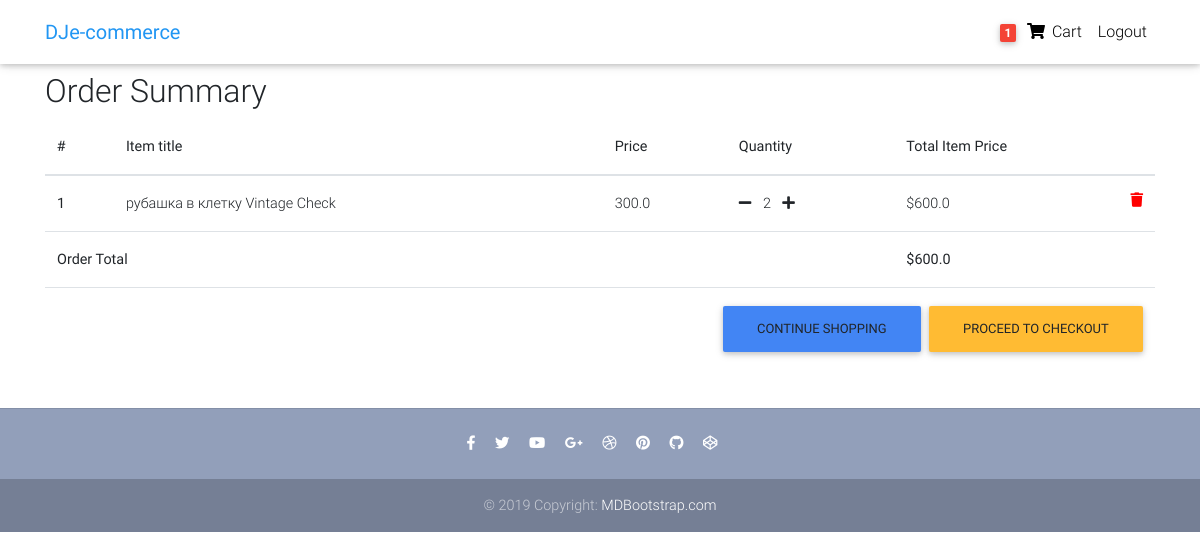
Page /order-summary/ (signed in) on the committed database.
### core/models.py (models this page shows, shortened)
class Order(models.Model):
    user = models.ForeignKey(settings.AUTH_USER_MODEL,
                             on_delete=models.CASCADE)
    ref_code = models.CharField(max_length=20, blank=True, null=True)
    items = models.ManyToManyField(OrderItem)
    start_date = models.DateTimeField(auto_now_add=True)
    ordered_date = models.DateTimeField()
    ordered = models.BooleanField(default=False)
    shipping_address = models.ForeignKey(
        'Address', related_name='shipping_address', on_delete=models.SET_NULL, blank=True, null=True)
    billing_address = models.ForeignKey(
        'Address', related_name='billing_address', on_delete=models.SET_NULL, blank=True, null=True)
    payment = models.ForeignKey(
        'Payment', on_delete=models.SET_NULL, blank=True, null=True)
    coupon = models.ForeignKey(
        'Coupon', on_delete=models.SET_NULL, blank=True, null=True)
    being_delivered = models.BooleanField(default=False)
    received = models.BooleanField(default=False)
    refund_requested = models.BooleanField(default=False)
    refund_granted = models.BooleanField(default=False)
    '''
    1. Item added to cart
    2. Adding a billing address
    (Failed checkout)
    3. Payment
    (Preprocessing, processing, packaging etc.)
    4. Being delivered
    5. Received
    6. Refunds
    '''
    def get_total(self):
        total = 0
        for order_item in self.items.all():
            total += order_item.get_final_price()
        if self.coupon:
            total -= self.coupon.amount
        return total

class OrderItem(models.Model):
    user = models.ForeignKey(settings.AUTH_USER_MODEL,
                             on_delete=models.CASCADE)
    ordered = models.BooleanField(default=False)
    item = models.ForeignKey(Item, on_delete=models.CASCADE)
    quantity = models.IntegerField(default=1)
    def get_total_item_price(self):
        return self.quantity * self.item.price
    def get_final_price(self):
        if self.item.discount_price:
            return self.get_total_discount_item_price()
        return self.get_total_item_price()

class Item(models.Model):
    title = models.CharField(max_length=100)
    price = models.FloatField()
    discount_price = models.FloatField(blank=True, null=True)
    category = models.CharField(choices=CATEGORY_CHOICES, max_length=2)
    label = models.CharField(choices=LABEL_CHOICES, max_length=1)
    slug = models.SlugField()
    description = models.TextField()
    image = models.ImageField()

### core/views.py (the view)
# urls.py: path('order-summary/', OrderSummaryView.as_view(), name='order-summary'),
class OrderSummaryView(LoginRequiredMixin, View):
    def get(self, *args, **kwargs):
        try:
            order = Order.objects.get(user=self.request.user, ordered=False)
            context = {
                'object': order
            }
            return render(self.request, 'order_summary.html', context)
        except ObjectDoesNotExist:
            messages.warning(self.request, "You do not have an active order")
            return redirect("/")

### core/templatetags/cart_template_tags.py (called while the page is built)
@register.filter
def cart_item_count(user):
    if user.is_authenticated:
        qs = Order.objects.filter(user=user, ordered=False)
        if qs.exists():
            return qs[0].items.count()
    return 0

### templates/order_summary.html (shortened to what this page needs)
{% extends "base.html" %}
{% block content %}
  <main>
    <div class="container">
    <div class="table-responsive text-nowrap">
    <h2>Order Summary</h2>
    <table class="table">
        <thead>
        <tr>
            <th scope="col">#</th>
            <th scope="col">Item title</th>
            <th scope="col">Price</th>
            <th scope="col">Quantity</th>
            <th scope="col">Total Item Price</th>
        </tr>
        </thead>
        <tbody>
        {% for order_item in object.items.all %}
        <tr>
            <th scope="row">{{ forloop.counter }}</th>
            <td>{{ order_item.item.title }}</td>
            <td>{{ order_item.item.price }}</td>
            <td>
                <a href="{% url 'core:remove-single-item-from-cart' order_item.item.slug %}"><i class="fas fa-minus mr-2"></i></a>
                {{ order_item.quantity }}
                <a href="{% url 'core:add-to-cart' order_item.item.slug %}"><i class="fas fa-plus ml-2"></i></a>
            </td>
            <td>
            {% if order_item.item.discount_price %}
                ${{ order_item.get_total_discount_item_price }}
                <span class="badge badge-primary">Saving ${{ order_item.get_amount_saved }}</span>
            {% else %}
                ${{ order_item.get_total_item_price }}
            {% endif %}
            <a style='color: red;' href="{% url 'core:remove-from-cart' order_item.item.slug %}">
                <i class="fas fa-trash float-right"></i>
            </a>
            </td>
        </tr>
        {% endfor %}
        {% if object.get_total %}
        <tr>
            <td colspan="4"><b>Order Total</b></td>
            <td><b>${{ object.get_total }}</b></td>
        </tr>
        <tr>
            <td colspan="5">
            <a class='btn btn-warning float-right ml-2' href='/checkout/'>Proceed to checkout</a>
            <a class='btn btn-primary float-right' href='/'>Continue shopping</a>
            </td>
        </tr>
        {% endif %}
        </tbody>
    </table>
    </div>
    </div>
  </main>
{% endblock content %}

### templates/navbar.html (shortened to what this page needs)
{% load cart_template_tags %}
<nav class="navbar fixed-top navbar-expand-lg navbar-light white scrolling-navbar">
    <div class="container">
      <a class="navbar-brand waves-effect" href="/">
        <strong class="blue-text">DJe-commerce</strong>
      </a>
      <div class="collapse navbar-collapse" id="navbarSupportedContent">
        <ul class="navbar-nav nav-flex-icons">
          {% if request.user.is_authenticated %}
          <li class="nav-item">
            <a href="{% url 'core:order-summary' %}" class="nav-link waves-effect">
              <span class="badge red z-depth-1 mr-1"> {{ request.user|cart_item_count }} </span>
              <i class="fas fa-shopping-cart"></i>
              <span class="clearfix d-none d-sm-inline-block"> Cart </span>
            </a>
          </li>
          <li class="nav-item">
            <a class="nav-link waves-effect" href="{% url 'account_logout' %}">
              <span class="clearfix d-none d-sm-inline-block"> Logout </span>
            </a>
          </li>
          {% endif %}
        </ul>
      </div>
    </div>
  </nav>

### templates/base.html (style rules this page uses)
html, body, header, .carousel { height: 60vh; }

### rows in the picture
OrderItem: item "рубашка в клетку Vintage Check", item.price "300.0", quantity "2", get_total_item_price "600.0"
Order: get_total "600.0"

### other values in the picture
{{ request.user|cart_item_count }} "1"
